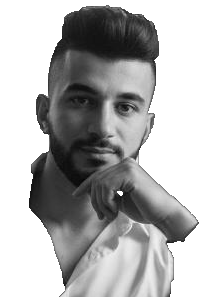
#> input picture photo_cropped.png, 206 x 297 px
$ python ascii_portrait.py
#> lines starting #> are read from the running program, lines starting #| are printed output that depends on the picture; after the words box and inside, x2 and y2 are one past the last pixel; in counts of white or black regions, pixels touching at a corner belong together
"""
photo_cropped.png -> ASCII portrait, written in two places:
  1. dark_mode.svg / light_mode.svg  (coloured card, inside <g id="ascii-portrait">)
  2. README.md, text version          (```text block between <!-- PROFILE:START --> and <!-- PROFILE:END -->)

Regenerate the portrait on its own:   python ascii_portrait.py
(the info columns already in the SVGs / README are kept; photo_cropped.png comes from crop_photo.py)
"""
import re

import cv2
import numpy as np
from PIL import Image

SOURCE, README = "photo_cropped.png", "README.md"
START, END = "<!-- PROFILE:START -->", "<!-- PROFILE:END -->"
CHARSET = "@%#*+=-:. "      # densest -> lightest
CLAHE_CLIP, CLAHE_GRID = 1.8, 4

# SVG card
SVG_COLS, SVG_ASPECT = 70, 0.5      # width in characters, character width / line height
X = 20                              # left margin (px)
FONT = "Consolas,'DejaVu Sans Mono','Courier New',monospace"
SVGS = {                            # file: (colour, invert)
    "dark_mode.svg": ("#c9d1d9", False),   # light areas = dense characters
    "light_mode.svg": ("#24292f", True),   # dark areas = dense characters
}

# README text version (max 100 characters wide: 37 + 3 + 60)
TXT_COLS, TXT_ASPECT, GAP = 37, 0.38, 3   # GitHub code blocks: ~6.5 x 17.3 px per character


def load(path=SOURCE):
#> called with path = 'photo_cropped.png'
    gray, alpha = (np.array(c) for c in Image.open(path).convert("LA").split())
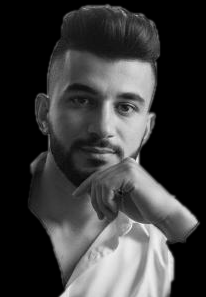
#> gray: shape (297, 206); min 0, max 255, mean 59.1
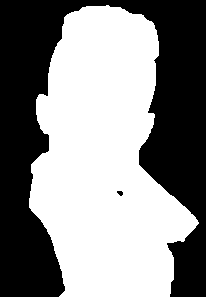
#> alpha: shape (297, 206); 53.8% white; 2 black regions, box (x1, y1, x2, y2) and area: (0, 0, 206, 297) 28234, (117, 191, 123, 196) 22
    return gray, alpha


# [24 lines left out: function ascii_rows, not called in this run]


# ------------------------------------------------------------- SVG
def portrait_width(n_lines, top, bottom):
    """Width (px) of the SVG portrait block when it spans exactly top..bottom."""
    return SVG_COLS * (bottom - top) / n_lines * SVG_ASPECT


# [10 lines left out: function block_svg, not called in this run]


def write_svgs(gray, alpha):
    for filename, (colour, invert) in SVGS.items():
        with open(filename, encoding="utf-8") as f:
            svg = f.read()
        m = re.search(r'data-top="([\d.]+)" data-bottom="([\d.]+)"', svg)
        top, bottom = float(m.group(1)), float(m.group(2))
        block = block_svg(ascii_rows(gray, alpha, invert=invert), top, bottom, colour)
        svg = re.sub(r'<g id="ascii-portrait">.*?</g>', lambda _: block, svg, count=1, flags=re.S)
        with open(filename, "w", encoding="utf-8") as f:
            f.write(svg)


# ------------------------------------------------------------- README text version
def text_rows(gray, alpha):
    return ascii_rows(gray, alpha, cols=TXT_COLS, aspect=TXT_ASPECT)


# [28 lines left out: functions compose, read_info, write_readme, not called in this run]


def main():
    gray, alpha = load()
    write_svgs(gray, alpha)
    write_readme(compose(text_rows(gray, alpha), read_info()))
    print("ASCII portrait written to", ", ".join(SVGS), "and", README)


if __name__ == "__main__":
#> (the run stopped early here; a loop or call above may not have finished)
